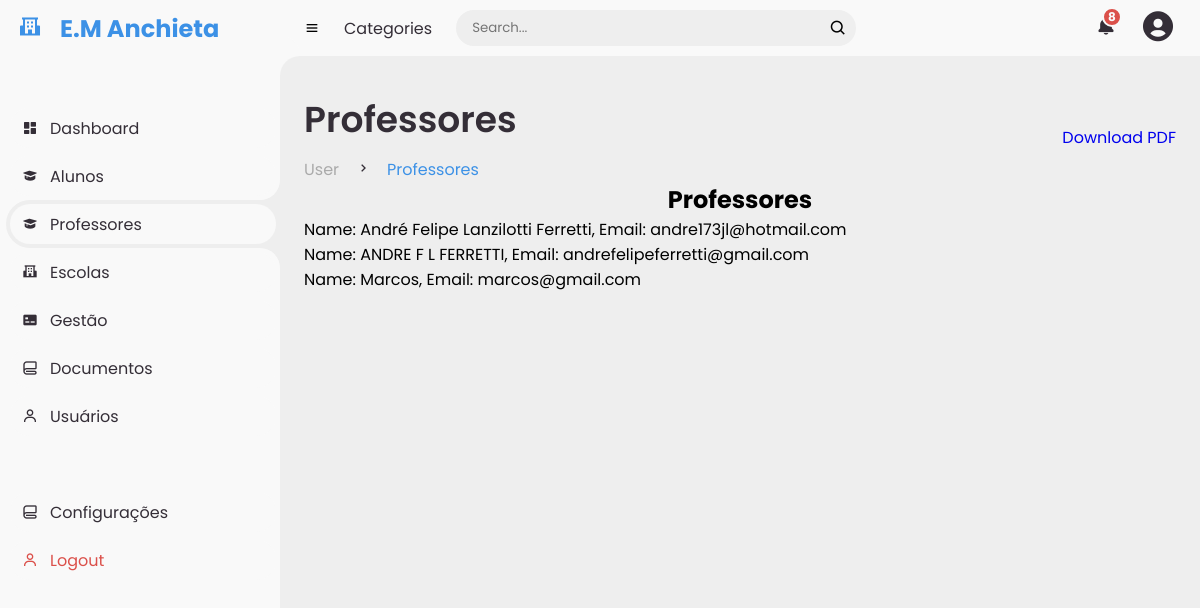
Page /user/professores (signed in) on the committed database.
### aplication.py (models this page shows, shortened)
class users(db.Model):
    _id = db.Column("id", db.Integer, primary_key=True)
    name = db.Column(db.String(100))
    telefone = db.Column(db.String(100))
    email = db.Column(db.String(100))
    senha = db.Column(db.String(100))
    data = db.Column(db.String(10))  # Alterado para db.String
    hora = db.Column(db.String(8))  # Coluna para armazenar a hora
    genero = db.Column(db.String(100))
    cpf = db.Column(db.String(100))
    data_nascimento = db.Column(db.String(100))
    matricula = db.Column(db.String(100))
    usuario = db.Column(db.String(100))
    lotacao = db.Column(db.String(100))
    cargo = db.Column(db.String(100))
    local_trabalho = db.Column(db.String(100))
    logradouro = db.Column(db.String(100))
    numero = db.Column(db.String(100))
    bairro = db.Column(db.String(100))
    cidade = db.Column(db.String(100))
    estado = db.Column(db.String(100))
    cep = db.Column(db.String(100))

### aplication.py (the view)
@app.route("/user/professores")
def view():
    if "user" in session:
        user = session["user"]
        return render_template("view.html", values=users.query.all(), current_page='view')
    else:
        flash("Você não está logado!")
        return redirect(url_for("login"))

### templates/view.html (shortened to what this page needs)
{% extends "base.html" %}
{% block main_title%}Professores{% endblock %}
{% block first_title %}User{% endblock %}
{% block sub_title %}Professores{% endblock %}
{% block content %}
<h2 style="text-align: center;">Professores</h2>
    {% for item in values %}
      <p>Name: {{item.name}}, Email: {{item.email}}</p>
    {% endfor%}
{% endblock %}

### static/styles/style.css (style rules this page uses)
* { margin: 0; padding: 0; box-sizing: border-box; font-family: var(--poppins); }
:root { --poppins: 'Poppins', sans-serif; --light: #F9F9F9; --blue: #3c91e6; --light-blue: #CFE8FF; --grey: #eee; --dark-grey: #AAAAAA; --dark: #342E37; --red: #DB504A; --yellow: #FFCE26; --light-yellow: #FFF2C6; --orange: #FD7238; --light-orange: #FFE0F3; }
body { background: var(--grey); }

### rows in the picture
users: name "André Felipe Lanzilotti Ferretti", email "andre173jl@hotmail.com"
users: name "ANDRE F L FERRETTI", email "andrefelipeferretti@gmail.com"
users: name "Marcos", email "marcos@gmail.com"
